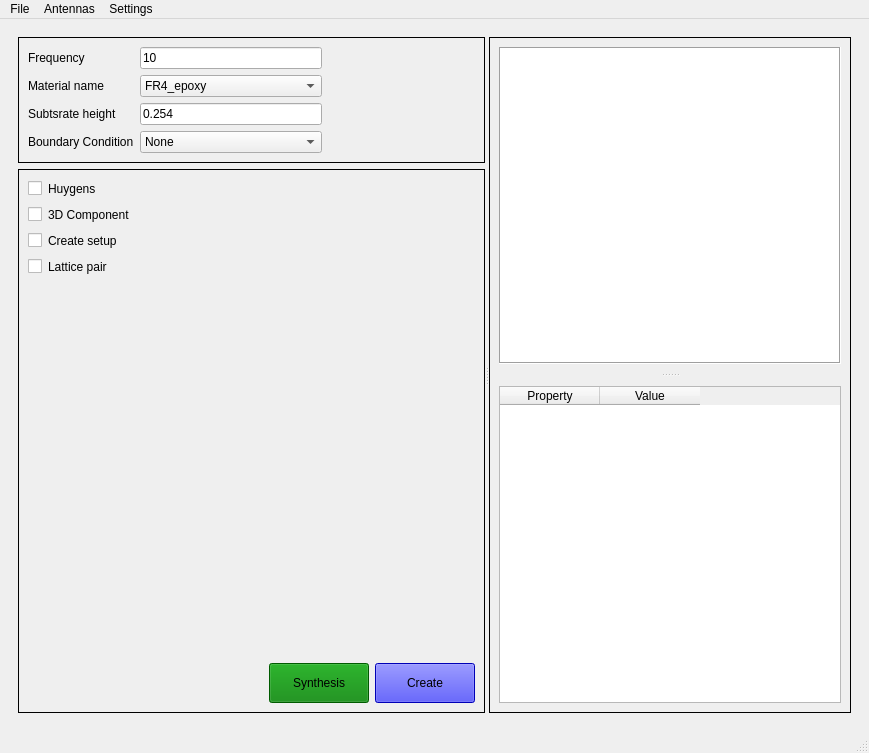
<?xml version="1.0" encoding="UTF-8"?>
<ui version="4.0">
 <class>MainWindow</class>
 <widget class="QMainWindow" name="MainWindow">
  <property name="geometry">
   <rect>
    <x>0</x>
    <y>0</y>
    <width>869</width>
    <height>753</height>
   </rect>
  </property>
  <property name="windowTitle">
   <string>PyAEDT Antenna Toolkit</string>
  </property>
  <property name="windowIcon">
   <iconset>
    <normaloff>C:/Users/opelhatr/Downloads/pyansys-logo-black-cropped.png</normaloff>
    <normalon>C:/Users/opelhatr/Downloads/pyansys-logo-black-cropped.png</normalon>C:/Users/opelhatr/Downloads/pyansys-logo-black-cropped.png</iconset>
  </property>
  <property name="windowOpacity">
   <double>1.000000000000000</double>
  </property>
  <widget class="QWidget" name="centralwidget">
   <layout class="QGridLayout" name="gridLayout_6">
    <item row="0" column="0">
     <widget class="QWidget" name="widget" native="true">
      <layout class="QGridLayout" name="gridLayout_7">
       <item row="0" column="0">
        <widget class="QSplitter" name="splitter_2">
         <property name="sizePolicy">
          <sizepolicy hsizetype="Expanding" vsizetype="Expanding">
           <horstretch>0</horstretch>
           <verstretch>0</verstretch>
          </sizepolicy>
         </property>
         <property name="frameShape">
          <enum>QFrame::NoFrame</enum>
         </property>
         <property name="orientation">
          <enum>Qt::Horizontal</enum>
         </property>
         <widget class="QWidget" name="">
          <layout class="QVBoxLayout" name="verticalLayout_4">
           <item>
            <widget class="QFrame" name="Rect_Patch_w_probe_settings">
             <property name="enabled">
              <bool>true</bool>
             </property>
             <property name="sizePolicy">
              <sizepolicy hsizetype="Expanding" vsizetype="Preferred">
               <horstretch>0</horstretch>
               <verstretch>0</verstretch>
              </sizepolicy>
             </property>
             <property name="frameShape">
              <enum>QFrame::Box</enum>
             </property>
             <property name="frameShadow">
              <enum>QFrame::Plain</enum>
             </property>
             <property name="lineWidth">
              <number>1</number>
             </property>
             <layout class="QGridLayout" name="gridLayout">
              <item row="0" column="0">
               <layout class="QHBoxLayout" name="horizontalLayout">
                <item>
                 <layout class="QVBoxLayout" name="verticalLayout_2">
                  <item>
                   <widget class="QLabel" name="label_4">
                    <property name="text">
                     <string>Frequency</string>
                    </property>
                   </widget>
                  </item>
                  <item>
                   <widget class="QLabel" name="label_5">
                    <property name="text">
                     <string>Material name</string>
                    </property>
                   </widget>
                  </item>
                  <item>
                   <widget class="QLabel" name="label_6">
                    <property name="text">
                     <string>Subtsrate height</string>
                    </property>
                   </widget>
                  </item>
                  <item>
                   <widget class="QLabel" name="label_7">
                    <property name="text">
                     <string>Boundary Condition</string>
                    </property>
                   </widget>
                  </item>
                 </layout>
                </item>
                <item>
                 <layout class="QVBoxLayout" name="verticalLayout">
                  <item>
                   <widget class="QLineEdit" name="lineEdit">
                    <property name="sizePolicy">
                     <sizepolicy hsizetype="Preferred" vsizetype="Fixed">
                      <horstretch>0</horstretch>
                      <verstretch>0</verstretch>
                     </sizepolicy>
                    </property>
                    <property name="text">
                     <string>10</string>
                    </property>
                   </widget>
                  </item>
                  <item>
                   <widget class="QComboBox" name="comboBox">
                    <item>
                     <property name="text">
                      <string>FR4_epoxy</string>
                     </property>
                    </item>
                    <item>
                     <property name="text">
                      <string>teflon_based</string>
                     </property>
                    </item>
                    <item>
                     <property name="text">
                      <string>Rogers RT/duroid 6002 (tm)</string>
                     </property>
                    </item>
                   </widget>
                  </item>
                  <item>
                   <widget class="QLineEdit" name="lineEdit_2">
                    <property name="text">
                     <string>0.254</string>
                    </property>
                   </widget>
                  </item>
                  <item>
                   <widget class="QComboBox" name="comboBox_2">
                    <item>
                     <property name="text">
                      <string>None</string>
                     </property>
                    </item>
                    <item>
                     <property name="text">
                      <string>Radiation</string>
                     </property>
                    </item>
                    <item>
                     <property name="text">
                      <string>PML</string>
                     </property>
                    </item>
                    <item>
                     <property name="text">
                      <string>FEBI</string>
                     </property>
                    </item>
                   </widget>
                  </item>
                 </layout>
                </item>
               </layout>
              </item>
              <item row="0" column="1">
               <spacer name="horizontalSpacer_2">
                <property name="orientation">
                 <enum>Qt::Horizontal</enum>
                </property>
                <property name="sizeHint" stdset="0">
                 <size>
                  <width>40</width>
                  <height>20</height>
                 </size>
                </property>
               </spacer>
              </item>
             </layout>
            </widget>
           </item>
           <item>
            <widget class="QFrame" name="frame_3">
             <property name="frameShape">
              <enum>QFrame::Box</enum>
             </property>
             <property name="frameShadow">
              <enum>QFrame::Plain</enum>
             </property>
             <layout class="QGridLayout" name="gridLayout_5">
              <item row="2" column="0">
               <layout class="QHBoxLayout" name="horizontalLayout_11">
                <item>
                 <spacer name="horizontalSpacer">
                  <property name="orientation">
                   <enum>Qt::Horizontal</enum>
                  </property>
                  <property name="sizeHint" stdset="0">
                   <size>
                    <width>40</width>
                    <height>20</height>
                   </size>
                  </property>
                 </spacer>
                </item>
                <item>
                 <widget class="QPushButton" name="pushButton">
                  <property name="enabled">
                   <bool>true</bool>
                  </property>
                  <property name="sizePolicy">
                   <sizepolicy hsizetype="Minimum" vsizetype="Fixed">
                    <horstretch>0</horstretch>
                    <verstretch>0</verstretch>
                   </sizepolicy>
                  </property>
                  <property name="minimumSize">
                   <size>
                    <width>100</width>
                    <height>40</height>
                   </size>
                  </property>
                  <property name="styleSheet">
                   <string notr="true">background-color : green</string>
                  </property>
                  <property name="text">
                   <string>Synthesis</string>
                  </property>
                 </widget>
                </item>
                <item>
                 <widget class="QPushButton" name="pushButton_2">
                  <property name="minimumSize">
                   <size>
                    <width>100</width>
                    <height>40</height>
                   </size>
                  </property>
                  <property name="styleSheet">
                   <string notr="true">background-color : blue</string>
                  </property>
                  <property name="text">
                   <string>Create</string>
                  </property>
                 </widget>
                </item>
               </layout>
              </item>
              <item row="0" column="0">
               <layout class="QGridLayout" name="gridLayout_3">
                <item row="0" column="0">
                 <layout class="QHBoxLayout" name="horizontalLayout_5">
                  <item>
                   <widget class="QCheckBox" name="checkBox_4">
                    <property name="text">
                     <string/>
                    </property>
                   </widget>
                  </item>
                  <item>
                   <widget class="QLabel" name="label_8">
                    <property name="text">
                     <string>Huygens</string>
                    </property>
                   </widget>
                  </item>
                  <item>
                   <spacer name="horizontalSpacer_4">
                    <property name="orientation">
                     <enum>Qt::Horizontal</enum>
                    </property>
                    <property name="sizeType">
                     <enum>QSizePolicy::Expanding</enum>
                    </property>
                    <property name="sizeHint" stdset="0">
                     <size>
                      <width>40</width>
                      <height>20</height>
                     </size>
                    </property>
                   </spacer>
                  </item>
                 </layout>
                </item>
                <item row="1" column="0">
                 <layout class="QHBoxLayout" name="horizontalLayout_6">
                  <item>
                   <widget class="QCheckBox" name="checkBox_5">
                    <property name="text">
                     <string/>
                    </property>
                   </widget>
                  </item>
                  <item>
                   <widget class="QLabel" name="label_9">
                    <property name="text">
                     <string>3D Component</string>
                    </property>
                   </widget>
                  </item>
                  <item>
                   <spacer name="horizontalSpacer_8">
                    <property name="orientation">
                     <enum>Qt::Horizontal</enum>
                    </property>
                    <property name="sizeType">
                     <enum>QSizePolicy::Expanding</enum>
                    </property>
                    <property name="sizeHint" stdset="0">
                     <size>
                      <width>40</width>
                      <height>20</height>
                     </size>
                    </property>
                   </spacer>
                  </item>
                 </layout>
                </item>
                <item row="2" column="0">
                 <layout class="QHBoxLayout" name="horizontalLayout_7">
                  <item>
                   <widget class="QCheckBox" name="checkBox_6">
                    <property name="text">
                     <string/>
                    </property>
                   </widget>
                  </item>
                  <item>
                   <widget class="QLabel" name="label_10">
                    <property name="text">
                     <string>Create setup</string>
                    </property>
                   </widget>
                  </item>
                  <item>
                   <spacer name="horizontalSpacer_10">
                    <property name="orientation">
                     <enum>Qt::Horizontal</enum>
                    </property>
                    <property name="sizeType">
                     <enum>QSizePolicy::Expanding</enum>
                    </property>
                    <property name="sizeHint" stdset="0">
                     <size>
                      <width>40</width>
                      <height>20</height>
                     </size>
                    </property>
                   </spacer>
                  </item>
                 </layout>
                </item>
                <item row="3" column="0">
                 <layout class="QHBoxLayout" name="horizontalLayout_9">
                  <item>
                   <widget class="QCheckBox" name="checkBox_8">
                    <property name="text">
                     <string/>
                    </property>
                   </widget>
                  </item>
                  <item>
                   <widget class="QLabel" name="label_12">
                    <property name="text">
                     <string>Lattice pair</string>
                    </property>
                   </widget>
                  </item>
                  <item>
                   <spacer name="horizontalSpacer_11">
                    <property name="orientation">
                     <enum>Qt::Horizontal</enum>
                    </property>
                    <property name="sizeType">
                     <enum>QSizePolicy::Expanding</enum>
                    </property>
                    <property name="sizeHint" stdset="0">
                     <size>
                      <width>40</width>
                      <height>20</height>
                     </size>
                    </property>
                   </spacer>
                  </item>
                 </layout>
                </item>
               </layout>
              </item>
              <item row="1" column="0">
               <spacer name="verticalSpacer_2">
                <property name="orientation">
                 <enum>Qt::Vertical</enum>
                </property>
                <property name="sizeHint" stdset="0">
                 <size>
                  <width>20</width>
                  <height>40</height>
                 </size>
                </property>
               </spacer>
              </item>
             </layout>
            </widget>
           </item>
          </layout>
         </widget>
         <widget class="QWidget" name="">
          <layout class="QVBoxLayout" name="verticalLayout_3">
           <item>
            <widget class="QSplitter" name="splitter">
             <property name="frameShape">
              <enum>QFrame::Box</enum>
             </property>
             <property name="orientation">
              <enum>Qt::Vertical</enum>
             </property>
             <widget class="QFrame" name="frame">
              <property name="frameShape">
               <enum>QFrame::NoFrame</enum>
              </property>
              <property name="frameShadow">
               <enum>QFrame::Plain</enum>
              </property>
              <layout class="QGridLayout" name="gridLayout_4">
               <item row="0" column="0">
                <widget class="QGraphicsView" name="graphicsView">
                 <property name="autoFillBackground">
                  <bool>false</bool>
                 </property>
                 <property name="frameShape">
                  <enum>QFrame::Box</enum>
                 </property>
                </widget>
               </item>
              </layout>
             </widget>
             <widget class="QFrame" name="frame_2">
              <property name="frameShape">
               <enum>QFrame::NoFrame</enum>
              </property>
              <property name="frameShadow">
               <enum>QFrame::Plain</enum>
              </property>
              <layout class="QGridLayout" name="gridLayout_2">
               <item row="0" column="0">
                <widget class="QTableWidget" name="tableWidget">
                 <column>
                  <property name="text">
                   <string>Property</string>
                  </property>
                 </column>
                 <column>
                  <property name="text">
                   <string>Value</string>
                  </property>
                 </column>
                </widget>
               </item>
              </layout>
             </widget>
            </widget>
           </item>
          </layout>
         </widget>
        </widget>
       </item>
      </layout>
     </widget>
    </item>
   </layout>
  </widget>
  <widget class="QMenuBar" name="menubar">
   <property name="geometry">
    <rect>
     <x>0</x>
     <y>0</y>
     <width>869</width>
     <height>21</height>
    </rect>
   </property>
   <widget class="QMenu" name="menuLoad">
    <property name="title">
     <string>File</string>
    </property>
    <addaction name="actionSave"/>
    <addaction name="actionSave_2"/>
    <addaction name="actionQuit"/>
   </widget>
   <widget class="QMenu" name="menuArrays">
    <property name="title">
     <string>Antennas</string>
    </property>
    <widget class="QMenu" name="menuDesign">
     <property name="title">
      <string>Design</string>
     </property>
     <widget class="QMenu" name="menuPatch">
      <property name="title">
       <string>Patch</string>
      </property>
      <addaction name="actionRectangular_with_probe"/>
     </widget>
     <addaction name="menuPatch"/>
    </widget>
    <addaction name="menuDesign"/>
    <addaction name="actionArrays_Synthesis"/>
   </widget>
   <widget class="QMenu" name="menuSettings">
    <property name="title">
     <string>Settings</string>
    </property>
    <widget class="QMenu" name="menuUnits">
     <property name="title">
      <string>Units</string>
     </property>
     <widget class="QMenu" name="menuLength">
      <property name="title">
       <string>Length</string>
      </property>
     </widget>
     <widget class="QMenu" name="menuFrequency">
      <property name="title">
       <string>Frequency</string>
      </property>
     </widget>
     <addaction name="separator"/>
     <addaction name="menuLength"/>
     <addaction name="menuFrequency"/>
    </widget>
    <addaction name="menuUnits"/>
   </widget>
   <addaction name="menuLoad"/>
   <addaction name="menuArrays"/>
   <addaction name="menuSettings"/>
  </widget>
  <widget class="QStatusBar" name="statusbar"/>
  <action name="actionSave">
   <property name="text">
    <string>Load</string>
   </property>
  </action>
  <action name="actionSave_2">
   <property name="text">
    <string>Save</string>
   </property>
  </action>
  <action name="actionQuit">
   <property name="text">
    <string>Quit</string>
   </property>
  </action>
  <action name="actionMHz">
   <property name="checkable">
    <bool>true</bool>
   </property>
   <property name="text">
    <string>KHz</string>
   </property>
  </action>
  <action name="actionGHz">
   <property name="checkable">
    <bool>true</bool>
   </property>
   <property name="text">
    <string>MHz</string>
   </property>
  </action>
  <action name="actionGHz_2">
   <property name="checkable">
    <bool>true</bool>
   </property>
   <property name="text">
    <string>GHz</string>
   </property>
  </action>
  <action name="actionmm">
   <property name="checkable">
    <bool>true</bool>
   </property>
   <property name="text">
    <string>mm</string>
   </property>
  </action>
  <action name="actionin">
   <property name="checkable">
    <bool>true</bool>
   </property>
   <property name="text">
    <string>in</string>
   </property>
  </action>
  <action name="actioncm">
   <property name="checkable">
    <bool>true</bool>
   </property>
   <property name="text">
    <string>cm</string>
   </property>
  </action>
  <action name="actionmil">
   <property name="checkable">
    <bool>true</bool>
   </property>
   <property name="text">
    <string>mil</string>
   </property>
  </action>
  <action name="actionAntennas">
   <property name="text">
    <string>Antennas</string>
   </property>
  </action>
  <action name="actionRectangular_with_probe">
   <property name="text">
    <string>Rectangular with probe</string>
   </property>
  </action>
  <action name="actionArrays_Synthesis">
   <property name="text">
    <string>Arrays Synthesis</string>
   </property>
  </action>
 </widget>
 <resources/>
 <connections/>
</ui>
